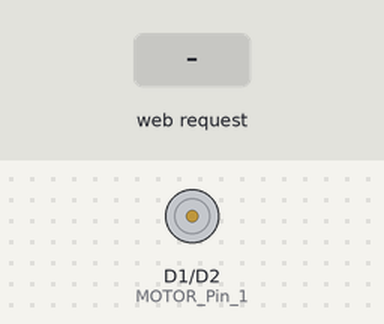
Bench run of a sketch on a simulated ESP8266 (NodeMCU). Shown: motor-driver pin pairs drawn as motors (green arrow = first pin HIGH = forward, orange = second pin HIGH = backward, longer = more drive). Inputs (shaded band) come from the test bench. WiFi joins after 1.5 s; servers stay silent unless stated; what the sketch prints to the serial monitor is not drawn.

Above: at 2.7 s.
2.8 s: HTTP request GET /ANTICLOCKWISE received
At 3.4 s:
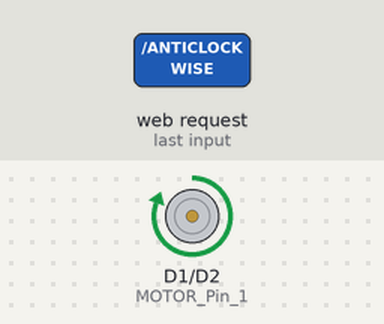
4.3 s: HTTP request GET /CLOCKWISE received
At 5.5 s:
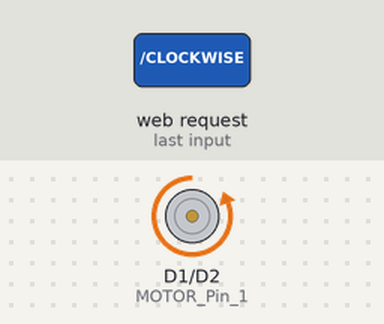
5.8 s: HTTP request GET /STOP received
At 6.8 s:
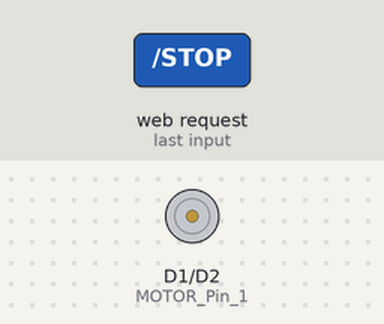
Timing chart, 0 to 8.8 s (numbered marks = the images above; inputs shaded):
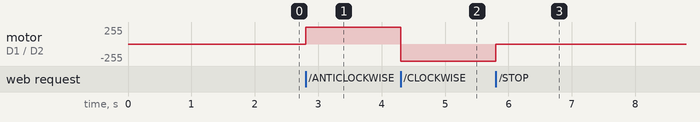

Measured:
- after the input at 2.8 s, motor on D1 (MOTOR_Pin_1) / D2 (MOTOR_Pin_2): stopped → forward 255/255 at once
- after the input at 4.3 s, motor on D1 (MOTOR_Pin_1) / D2 (MOTOR_Pin_2): forward 255/255 → backward 255/255 at once
- after the input at 5.8 s, motor on D1 (MOTOR_Pin_1) / D2 (MOTOR_Pin_2): backward 255/255 → stopped at once

The sketch:

MOTRO_CONTROL.ino
```cpp
#include <ESP8266WiFi.h>

const char* Wifi_ssid = "1234" ;
const char* Wifi_pass = "Yash@Test";

WiFiServer server(80);

String header = "HTTP/1.1 200 OK\r\nContent-Type: text/html\r\n\r\n";
String html_1 = "<!DOCTYPE html><html><head><title>MOTOR Control</title></head><body><div id='main'><h2>MOTOR Control</h2>";
String html_2 = "<form id='F1' action='CLOCKWISE'><input class='button' type='submit' value='CLOCKWISE' ></form><br>";
String html_3 = "<form id='F2' action='ANTICLOCKWISE'><input class='button' type='submit' value='ANTI CLOCKWISE' ></form><br>";
String html_4 = "<form id='F3' action='STOP'><input class='button' type='submit' value='STOP' ></form><br>";
String html_5 = "</div></body></html>";


String request = "";
int MOTOR_Pin_1 = D1;
int MOTOR_Pin_2 = D2;
int value = 0;
void setup()
{
    pinMode(MOTOR_Pin_1, OUTPUT);
    pinMode(MOTOR_Pin_2, OUTPUT);
    Serial.begin(115200);
    WiFi.begin(Wifi_ssid, Wifi_pass);
    server.begin();
    while (WiFi.status() != WL_CONNECTED)
    {
      delay(500);
      Serial.print(".");
    }
    Serial.println(WiFi.localIP());
} // void setup()


void loop()
{

    // Check if a client has connected
    WiFiClient client = server.available();
    if (!client)  {  return;  }

    // Read the first line of the request
    request = client.readStringUntil('\r');

    if       ( request.indexOf("ANTICLOCKWISE") > 0 )
    {
      digitalWrite(MOTOR_Pin_1, HIGH);
      digitalWrite(MOTOR_Pin_2, LOW);
      Serial.println("ANTI-CLOCKWISE");
      value = 1;
    }
    else if  ( request.indexOf("CLOCKWISE") > 0 )
    {
      digitalWrite(MOTOR_Pin_1, LOW);
      digitalWrite(MOTOR_Pin_2, HIGH);
      Serial.println("Clockwise");
      value =2;
    }
    else if  ( request.indexOf("STOP") > 0 )
    {
      digitalWrite(MOTOR_Pin_1, LOW);
      digitalWrite(MOTOR_Pin_2, LOW);
      Serial.println("stop");
      value =3;
    }

    client.flush();

    client.print( header );
    client.print( html_1 );
    client.print( html_2 );
    client.print( html_3 );
    client.print( html_4 );
    client.print("MOTOR STATUS :");
    if(value == 1) {client.print("ANTI-CLOCKWISE");}
    else if(value == 2){client.print("CLOCLWISE");}
    else{client.print("STOP");}
    client.print( html_5 );

    delay(5);
  // The client will actually be disconnected when the function returns and 'client' object is detroyed

}
```
